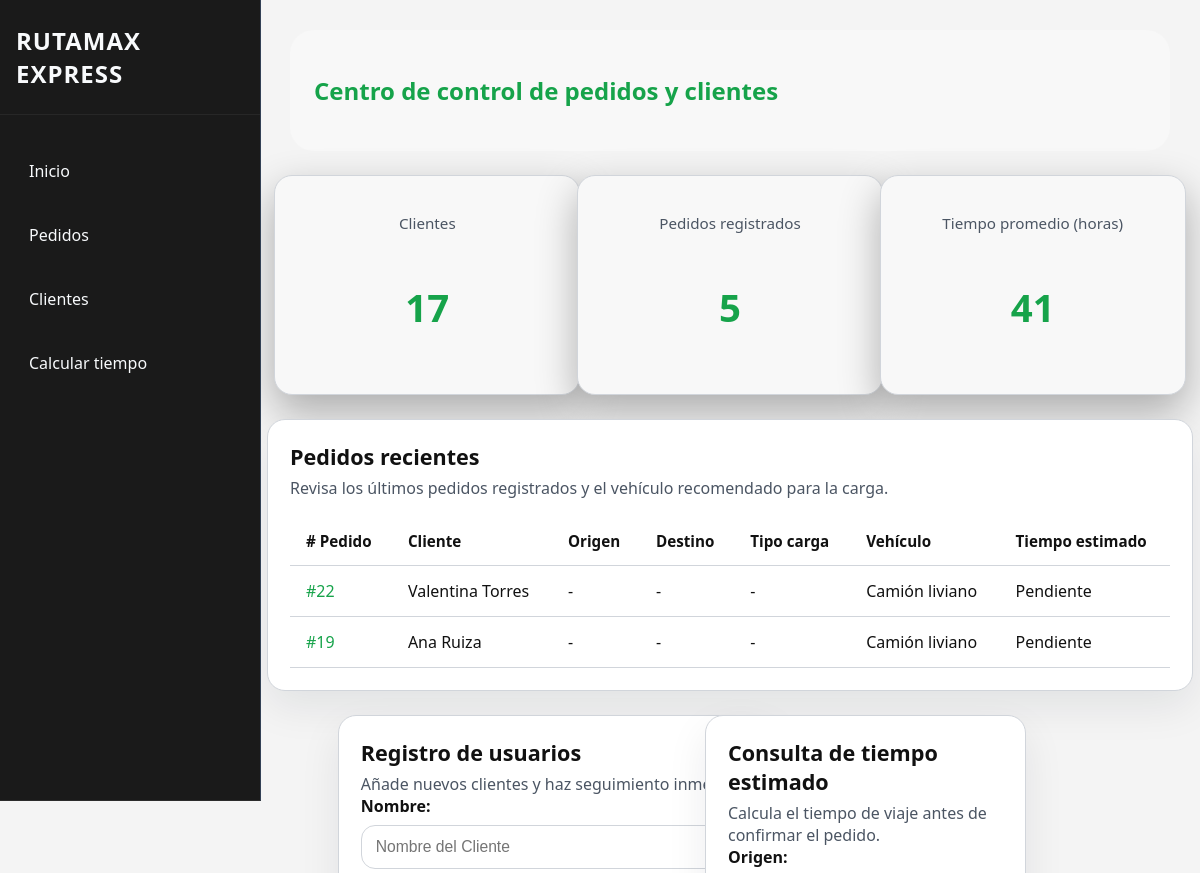
The app's page / (upper part), older data.
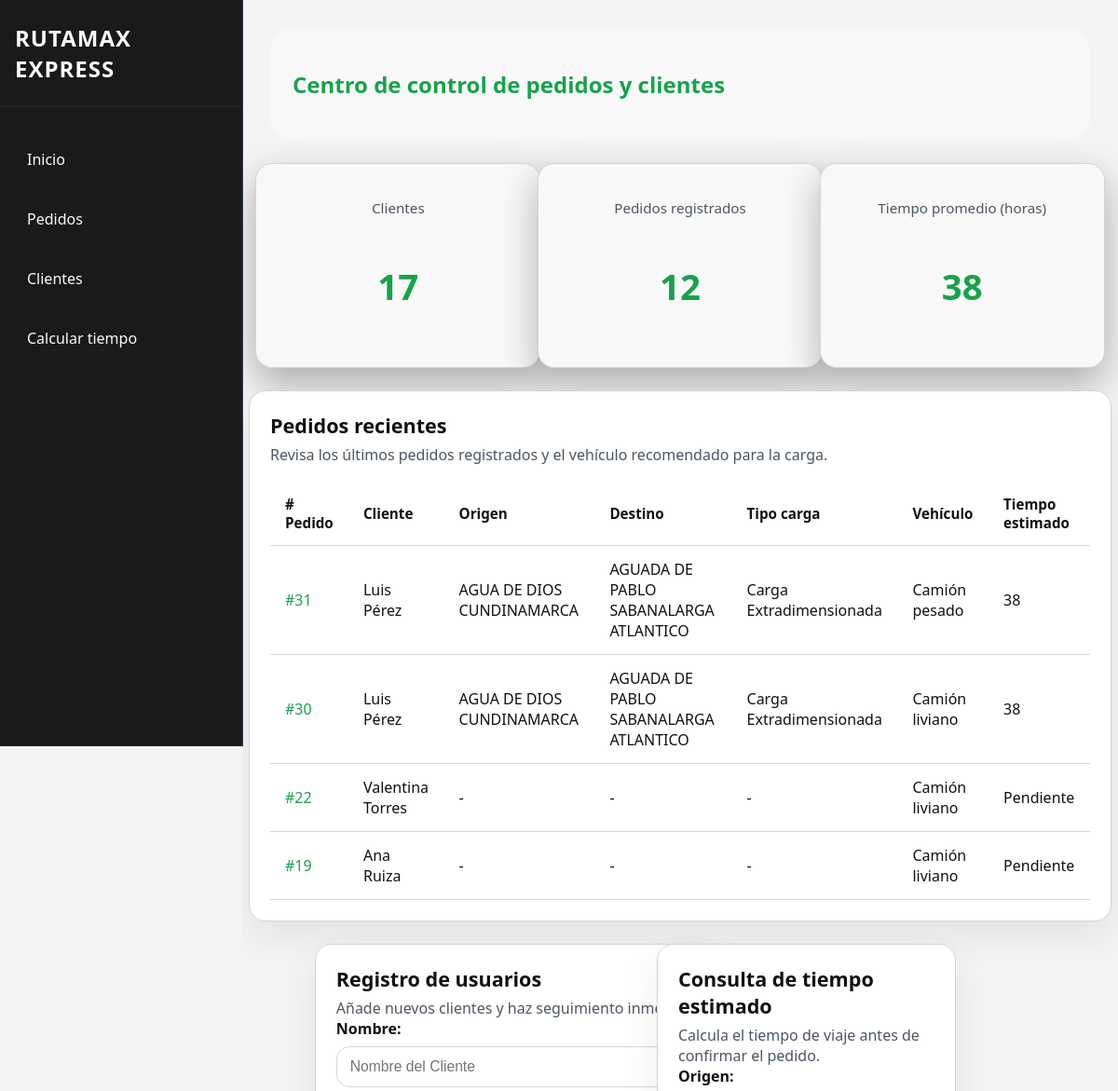
The same page, newer data.
### tienda/models.py (models this page shows, shortened)
class Pedido(models.Model):
    ESTADOS = [
        ("CREADO", "Creado"),
        ("PAGADO", "Pagado"),
        ("ENVIADO", "Enviado"),
        ("CERRADO", "Cerrado"),
    ]
    cliente = models.ForeignKey(Cliente, on_delete=models.CASCADE, related_name="pedidos")
    fecha = models.DateTimeField(auto_now_add=True)
    estado = models.CharField(max_length=7, choices=ESTADOS, default="CREADO")
    origen = models.CharField(max_length=200, blank=True, default="", verbose_name="Ciudad de origen")
    destino = models.CharField(max_length=200, blank=True, default="", verbose_name="Ciudad de destino")
    tipo_carga = models.CharField(max_length=100, blank=True, default="", verbose_name="Tipo de carga")
    peso_kg = models.DecimalField(max_digits=8, decimal_places=2, default=0, verbose_name="Peso (kg)")
    tiempo_estimado = models.DecimalField(max_digits=6, decimal_places=2, blank=True, null=True, verbose_name="Tiempo estimado (horas)")
    @property
    def vehiculo_asignado(self):
        peso = float(self.peso_kg or 0)
        if self.tipo_carga and "peligrosa" in self.tipo_carga.lower():
            return "Tráiler especializado"
        if peso <= 500:
            return "Camión liviano"
        if peso <= 2000:
            return "Camión mediano"
        return "Camión pesado"

class Cliente(models.Model):
    nombre = models.CharField(max_length=100)
    email = models.EmailField(unique=True)
    fecha_regitro = models.DateTimeField(auto_now_add=True)
    activo = models.BooleanField(default=True)

### tienda/views.py (the view, shortened to what this page needs)
# urls.py: 2. Add a URL to urlpatterns:  path('', views.home, name='home')
def home(request):
    opciones = obtener_opciones()
    clientes = Cliente.objects.order_by("-fecha_regitro")[:6]
    pedidos = Pedido.objects.select_related("cliente").exclude(estado="CREADO").order_by("-fecha")[:10]
    total_clientes = Cliente.objects.count()
    total_pedidos = Pedido.objects.count()
    promedio_tiempo = Pedido.objects.exclude(tiempo_estimado__isnull=True).aggregate(
        promedio=Avg('tiempo_estimado')
    )["promedio"]
    cliente_form = ClienteForm()
    viaje_form = ViajeForm(opciones=opciones)
    tiempo_estimado = None
    registro_cliente_exitoso = False
    return render(request, "tienda/home.html", {
        "clientes": clientes,
        "pedidos": pedidos,
        "total_clientes": total_clientes,
        "total_pedidos": total_pedidos,
        "promedio_tiempo": promedio_tiempo,
        "cliente_form": cliente_form,
        "viaje_form": viaje_form,
        "tiempo_estimado": tiempo_estimado,
        "registro_cliente_exitoso": registro_cliente_exitoso,
        "opciones": opciones,
    })

### tienda/forms.py
class ClienteForm(forms.ModelForm):
    class Meta:
        model = Cliente
        fields = ["nombre", "email"]
        widgets = {
            "nombre": forms.TextInput(attrs={
                "placeholder": "Nombre del Cliente"
            }),
            "email": forms.EmailInput(attrs={
                "placeholder": "Correo electrónico"
            }),
        }

### core/ia/tiempo_viaje/predictor.py (called while the page is built)
def cargar_recursos():
    global modelo, label_encoders, dataset
    if modelo is None:
        if os.path.exists(MODELO_JSON_PATH):
            modelo = cargar_recurso(MODELO_JSON_PATH, default=None)
        elif os.path.exists(MODELO_PATH):
            modelo = cargar_recurso(MODELO_PATH, default=None)
    if label_encoders is None:
        if os.path.exists(ENCODERS_JSON_PATH):
            label_encoders = cargar_recurso(ENCODERS_JSON_PATH, default={})
        elif os.path.exists(ENCODERS_PATH):
            label_encoders = cargar_recurso(ENCODERS_PATH, default={})
    if dataset is None:
        try:
            dataset = pd.read_csv(DATASET_PATH)
        except Exception as exc:
            print(f"Advertencia: no se pudo cargar '{DATASET_PATH}': {exc}")
            dataset = pd.DataFrame()

### tienda/templates/tienda/home.html (shortened to what this page needs)
{% extends "tienda/base.html" %}
{% block content %}
<section class="dashboard-header">
    <div>
        <h1>Centro de control de pedidos y clientes</h1>
    </div>
</section>
<section class="stats-grid">
    <article class="stat-card">
        <p class="stat-title">Clientes</p>
        <p class="stat-value">{{ total_clientes|floatformat:0 }}</p>
    </article>
    <article class="stat-card">
        <p class="stat-title">Pedidos registrados</p>
        <p class="stat-value">{{ total_pedidos|floatformat:0 }}</p>
    </article>
    <article class="stat-card">
        <p class="stat-title">Tiempo promedio (horas)</p>
        <p class="stat-value">{{ promedio_tiempo|floatformat:0|default:'N/A' }}</p>
    </article>
</section>
<section class="dashboard-grid dashboard-main">
    <div class="card card-panel">
        <div class="card-header">
            <h2>Pedidos recientes</h2>
            <p>Revisa los últimos pedidos registrados y el vehículo recomendado para la carga.</p>
        </div>
        <div class="table-wrapper">
            <table class="table-dashboard">
                <thead>
                    <tr>
                        <th># Pedido</th>
                        <th>Cliente</th>
                        <th>Origen</th>
                        <th>Destino</th>
                        <th>Tipo carga</th>
                        <th>Vehículo</th>
                        <th>Tiempo estimado</th>
                    </tr>
                </thead>
                <tbody>
                    {% for pedido in pedidos %}
                    <tr>
                        <td><a href="{% url 'tienda:detalle_pedido' pedido.pk %}">#{{ pedido.pk }}</a></td>
                        <td>{{ pedido.cliente.nombre }}</td>
                        <td>{{ pedido.origen|default:'-' }}</td>
                        <td>{{ pedido.destino|default:'-' }}</td>
                        <td>{{ pedido.tipo_carga|default:'-' }}</td>
                        <td>{{ pedido.vehiculo_asignado }}</td>
                        <td>{{ pedido.tiempo_estimado|floatformat:0|default:'Pendiente' }}</td>
                    </tr>
                    {% empty %}
                    <tr>
                        <td colspan="7">No hay pedidos recientes.</td>
                    </tr>
                    {% endfor %}
                </tbody>
            </table>
        </div>
    </div>
</section>
<section class="dashboard-grid">
    <div class="card card-panel card-register">
        <div class="card-header">
            <h2>Registro de usuarios</h2>
            <p>Añade nuevos clientes y haz seguimiento inmediato.</p>
        </div>
        <form method="post" class="form-grid">
            <div class="form-row">{{ cliente_form.nombre.label_tag }}{{ cliente_form.nombre }}</div>
        </form>
    </div>
    <div class="card card-panel card-consulta">
        <div class="card-header">
            <h2>Consulta de tiempo estimado</h2>
            <p>Calcula el tiempo de viaje antes de confirmar el pedido.</p>
        </div>
        <form method="post" class="form-grid">
            <div class="form-row">{{ viaje_form.origen.label_tag }}{{ viaje_form.origen }}</div>
        </form>
    </div>
</section>
{% endblock %}

Row changes from the older to the newer data that the page shows:
added Pedido: pk "31", cliente.nombre "Luis Pérez", origen "AGUA DE DIOS CUNDINAMARCA", destino "AGUADA DE PABLO SABANALARGA ATLANTICO", tipo_carga "Carga Extradimensionada", vehiculo_asignado "Camión pesado", tiempo_estimado "38"
added Pedido: pk "30", cliente.nombre "Luis Pérez", origen "AGUA DE DIOS CUNDINAMARCA", destino "AGUADA DE PABLO SABANALARGA ATLANTICO", tipo_carga "Carga Extradimensionada", vehiculo_asignado "Camión liviano", tiempo_estimado "38"
Text that changed along with them:
{{ total_pedidos|floatformat:0 }}: "5" → "12"
{{ promedio_tiempo|floatformat:0|default:'N/A' }}: "41" → "38"
